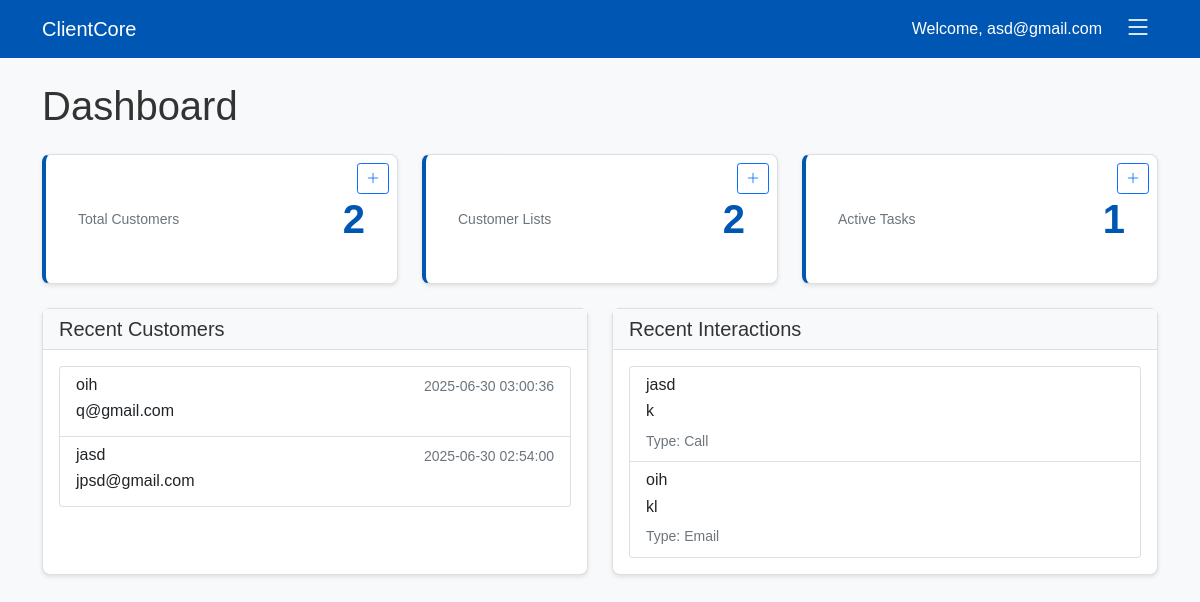
Page / (signed in) on the earlier database version.
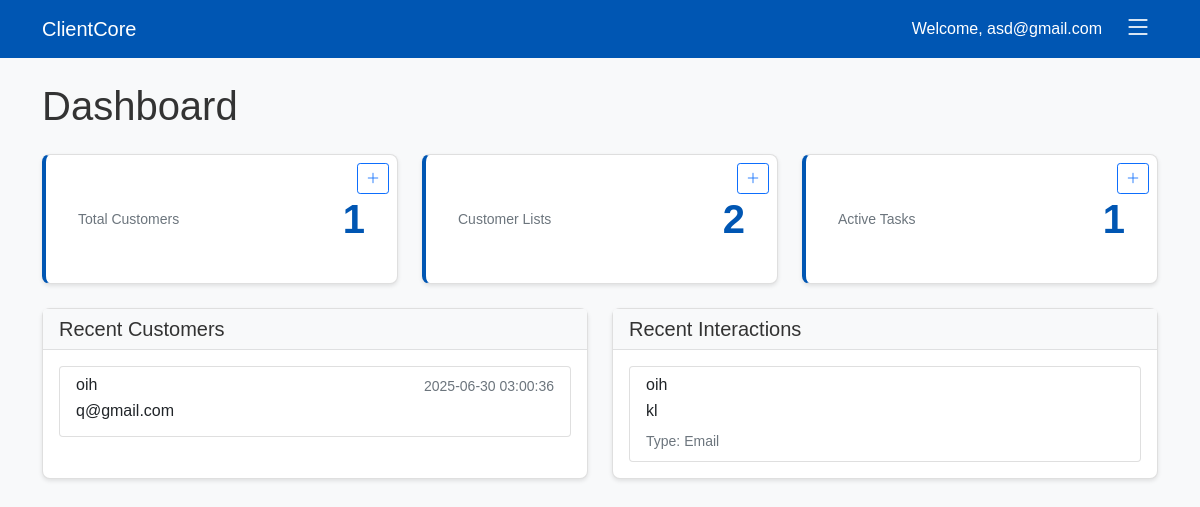
Same page on the later database version.
### tables this page shows
CREATE TABLE customers
                 (id INTEGER PRIMARY KEY AUTOINCREMENT,
                  name TEXT NOT NULL,
                  email TEXT,
                  phone TEXT,
                  address TEXT,
                  gender TEXT,
                  status TEXT DEFAULT 'New',
                  created_at TIMESTAMP DEFAULT CURRENT_TIMESTAMP);

CREATE TABLE interactions
                 (id INTEGER PRIMARY KEY AUTOINCREMENT,
                  customer_id INTEGER,
                  user_id INTEGER,
                  interaction_type TEXT NOT NULL,
                  notes TEXT,
                  reminder_date TIMESTAMP,
                  created_at TIMESTAMP DEFAULT CURRENT_TIMESTAMP,
                  FOREIGN KEY (customer_id) REFERENCES customers (id),
                  FOREIGN KEY (user_id) REFERENCES users (id));

### app.py (the view)
@app.route('/')
def index():
    if 'user_id' not in session:
        return redirect(url_for('login')) #checks if user is logged in, if not then login page
    conn = get_db()
    cursor = conn.cursor()
    cursor.execute('SELECT COUNT(*) as total FROM customers')
    total_customers = cursor.fetchone()['total']
    cursor.execute('SELECT COUNT(*) as total FROM customer_lists WHERE user_id = ?', (session['user_id'],))
    total_lists = cursor.fetchone()['total']
    cursor.execute('SELECT COUNT(*) as total FROM tasks WHERE user_id = ? AND status != "Completed"', (session['user_id'],))
    active_tasks = cursor.fetchone()['total']
    cursor.execute('SELECT COUNT(*) as total FROM interactions WHERE user_id = ?', (session['user_id'],))
    total_interactions = cursor.fetchone()['total']
    cursor.execute('SELECT * FROM customers ORDER BY created_at DESC LIMIT 5')
    recent_customers = cursor.fetchall()
    cursor.execute('''SELECT interactions.*, customers.name as customer_name
                 FROM interactions
                 JOIN customers ON interactions.customer_id = customers.id
                 WHERE interactions.user_id = ?
                 ORDER BY interactions.created_at DESC LIMIT 5''', (session['user_id'],))
    recent_interactions = cursor.fetchall()
    conn.close()
    stats = {
        'total_customers': total_customers,
        'total_lists': total_lists,
        'active_tasks': active_tasks,
        'total_interactions': total_interactions
    }
    return render_template('index.html',
                         stats=stats,
                         recent_customers=recent_customers,
                         recent_interactions=recent_interactions) #rendering stats for the home page

### app.py (called while the page is built)
def get_db():
    conn = sqlite3.connect('crm.db')
    conn.row_factory = sqlite3.Row
    return conn

### templates/index.html (shortened to what the changed rows need)
<!DOCTYPE html>
<html lang="en">
<head>
    <link href="https://cdn.jsdelivr.net/npm/bootstrap@5.1.3/dist/css/bootstrap.min.css" rel="stylesheet">
    <link href="https://cdn.jsdelivr.net/npm/bootstrap-icons@1.7.2/font/bootstrap-icons.css" rel="stylesheet">
</head>
<body>
    <div class="container py-4">
        <h1 class="mb-4">Dashboard</h1>
        <div class="row mb-4">
            <div class="col-md-4">
                <div class="stat-card card position-relative">
                    <a href="{{ url_for('customers') }}" class="stretched-link text-decoration-none">
                        <div class="card-body">
                            <div class="d-flex justify-content-between align-items-center">
                                <div class="stat-label">Total Customers</div>
                                <div class="stat-value">{{ stats.total_customers }}</div>
                            </div>
                        </div>
                    </a>
                </div>
            </div>
        </div>
        <div class="row">
            <div class="col-md-6 mb-4">
                <div class="card h-100">
                    <div class="card-body">
                        {% if recent_customers %}
                        <div class="list-group">
                            {% for customer in recent_customers %}
                            <a href="{{ url_for('view_customer', customer_id=customer.id) }}" class="list-group-item list-group-item-action">
                                <div class="d-flex w-100 justify-content-between">
                                    <h6 class="mb-1">{{ customer.name }}</h6>
                                    <small class="text-muted">{{ customer.created_at }}</small>
                                </div>
                                <p class="mb-1">{{ customer.email }}</p>
                            </a>
                            {% endfor %}
                        </div>
                        {% else %}
                        <p class="text-muted">No recent customers.</p>
                        {% endif %}
                    </div>
                </div>
            </div>
            <div class="col-md-6 mb-4">
                <div class="card h-100">
                    <div class="card-body">
                        {% if recent_interactions %}
                        <div class="list-group">
                            {% for interaction in recent_interactions %}
                            <a href="{{ url_for('view_customer', customer_id=interaction.customer_id) }}" class="list-group-item list-group-item-action">
                                <div class="d-flex w-100 justify-content-between">
                                    <h6 class="mb-1">{{ interaction.customer_name }}</h6>
                                </div>
                                <p class="mb-1">{{ interaction.notes }}</p>
                                <small class="text-muted">Type: {{ interaction.interaction_type }}</small>
                            </a>
                            {% endfor %}
                        </div>
                        {% else %}
                        <p class="text-muted">No recent interactions.</p>
                        {% endif %}
                    </div>
                </div>
            </div>
        </div>
    </div>
</body>
</html>

Differences in the rows shown:
removed customers: name "jasd", created_at "2025-06-30 02:54:00", email "jpsd@gmail.com"
removed interactions: customer_name "jasd", notes "k", interaction_type "Call"
Other differences:
{{ stats.total_customers }}: "2" → "1"
